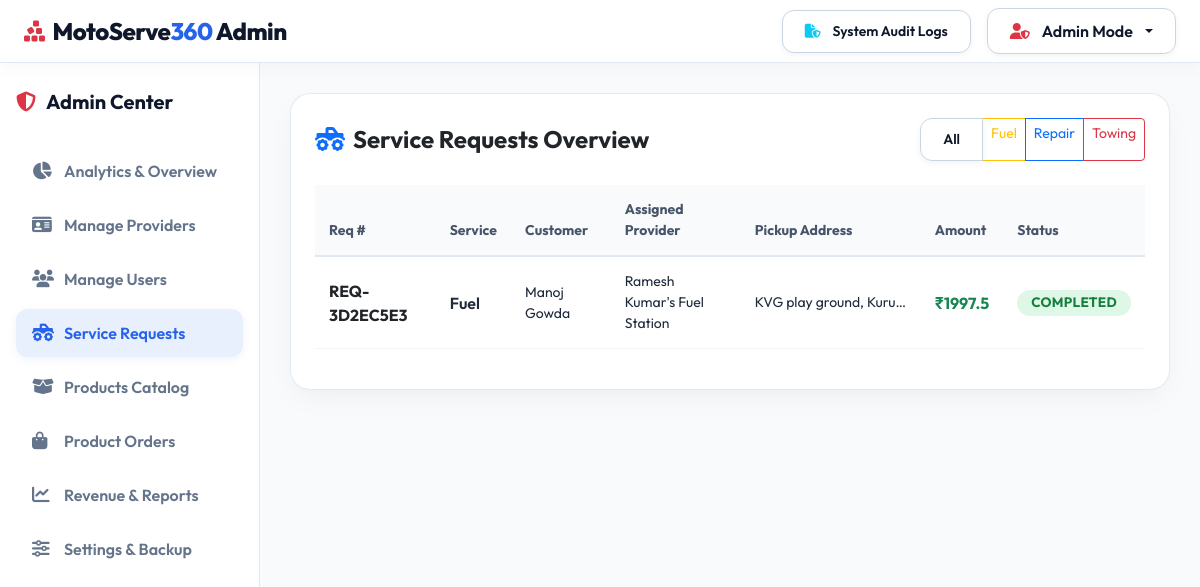
Screenshot of /admin/requests (signed in) with the database file from the repository.
### models/service.py (models this page shows, shortened)
class ServiceRequest(db.Model):
    __tablename__ = 'service_requests'
    id = db.Column(db.Integer, primary_key=True)
    request_number = db.Column(db.String(36), default=lambda: f"REQ-{uuid.uuid4().hex[:8].upper()}", unique=True)
    customer_id = db.Column(db.Integer, db.ForeignKey('users.id'), nullable=False)
    provider_id = db.Column(db.Integer, db.ForeignKey('providers.id'), nullable=True)
    vehicle_id = db.Column(db.Integer, db.ForeignKey('vehicles.id'), nullable=True)
    service_type = db.Column(db.String(20), nullable=False) # 'fuel', 'repair', 'tow'
    status = db.Column(db.String(20), default='pending', nullable=False)
    pickup_address = db.Column(db.String(255), nullable=False)
    locality = db.Column(db.String(100), nullable=True)
    pickup_lat = db.Column(db.Float, nullable=False)
    pickup_lng = db.Column(db.Float, nullable=False)
    provider_name = db.Column(db.String(150), nullable=True)
    provider_lat = db.Column(db.Float, nullable=True)
    provider_lng = db.Column(db.Float, nullable=True)
    provider_address = db.Column(db.String(255), nullable=True)
    provider_phone = db.Column(db.String(50), nullable=True)
    provider_source = db.Column(db.String(20), default='registered') # 'registered' or 'osm'
    distance_km = db.Column(db.Float, nullable=True) # Straight-line distance from customer to provider
    drop_address = db.Column(db.String(255), nullable=True) # Used for towing
    drop_lat = db.Column(db.Float, nullable=True)
    drop_lng = db.Column(db.Float, nullable=True)
    is_emergency = db.Column(db.Boolean, default=False)
    scheduled_at = db.Column(db.DateTime, default=datetime.utcnow)
    service_notes = db.Column(db.Text, nullable=True)
    estimated_fee = db.Column(db.Float, default=0.0)
    final_amount = db.Column(db.Float, default=0.0)
    payment_status = db.Column(db.String(20), default='unpaid') # 'unpaid', 'paid'
    created_at = db.Column(db.DateTime, default=datetime.utcnow)
    updated_at = db.Column(db.DateTime, default=datetime.utcnow, onupdate=datetime.utcnow)
    fuel_detail = db.relationship('FuelDetails', backref='request', uselist=False, cascade="all, delete-orphan")
    repair_detail = db.relationship('RepairDetails', backref='request', uselist=False, cascade="all, delete-orphan")
    tow_detail = db.relationship('TowDetails', backref='request', uselist=False, cascade="all, delete-orphan")
    payments = db.relationship('Payment', backref='service_request', lazy=True)
    chat_messages = db.relationship('ChatMessage', backref='service_request', lazy=True, cascade="all, delete-orphan")
    reviews = db.relationship('Review', backref='service_request', lazy=True)

### models/user.py (models this page shows, shortened)
class User(UserMixin, db.Model):
    __tablename__ = 'users'
    id = db.Column(db.Integer, primary_key=True)
    name = db.Column(db.String(100), nullable=False)
    email = db.Column(db.String(120), unique=True, nullable=False, index=True)
    password_hash = db.Column(db.String(255), nullable=False)
    phone = db.Column(db.String(20), nullable=False)
    role = db.Column(db.String(20), nullable=False, default='customer') # 'customer', 'provider', 'admin'
    avatar = db.Column(db.String(255), default='default_avatar.png')
    license_number = db.Column(db.String(50), nullable=True)
    created_at = db.Column(db.DateTime, default=datetime.utcnow)
    is_active = db.Column(db.Boolean, default=True)
    vehicles = db.relationship('Vehicle', backref='owner', lazy=True, cascade="all, delete-orphan")
    provider_profile = db.relationship('ProviderProfile', backref='user', uselist=False, cascade="all, delete-orphan")
    customer_requests = db.relationship('ServiceRequest', foreign_keys='ServiceRequest.customer_id', backref='customer', lazy=True)
    cart_items = db.relationship('CartItem', backref='user', lazy=True, cascade="all, delete-orphan")
    orders = db.relationship('Order', backref='customer', lazy=True)
    payments = db.relationship('Payment', backref='user', lazy=True)
    notifications = db.relationship('Notification', backref='user', lazy=True, cascade="all, delete-orphan")
    def is_admin(self):
        return self.role == 'admin'
    def is_customer(self):
        return self.role == 'customer'

class ProviderProfile(db.Model):
    __tablename__ = 'providers'
    id = db.Column(db.Integer, primary_key=True)
    user_id = db.Column(db.Integer, db.ForeignKey('users.id'), nullable=False, unique=True)
    provider_type = db.Column(db.String(30), nullable=False) # 'fuel', 'mechanic', 'tow'
    business_name = db.Column(db.String(150), nullable=False)
    license_number = db.Column(db.String(50), nullable=False)
    document_url = db.Column(db.String(255), nullable=True)
    is_online = db.Column(db.Boolean, default=False)
    current_lat = db.Column(db.Float, default=12.9716) # Default Bengaluru coordinates
    current_lng = db.Column(db.Float, default=77.5946)
    rating = db.Column(db.Float, default=5.0)
    total_ratings = db.Column(db.Integer, default=1)
    status = db.Column(db.String(20), default='pending') # 'pending', 'approved', 'rejected', 'suspended'
    created_at = db.Column(db.DateTime, default=datetime.utcnow)
    assigned_requests = db.relationship('ServiceRequest', foreign_keys='ServiceRequest.provider_id', backref='provider_profile', lazy=True)
    reviews = db.relationship('Review', backref='provider_profile', lazy=True)

### routes/admin.py (the view)
@admin_bp.route('/requests')
@login_required
@admin_required
def requests():
    service_filter = request.args.get('service', 'all')
    query = ServiceRequest.query
    if service_filter != 'all':
        query = query.filter_by(service_type=service_filter)
    service_requests = query.order_by(ServiceRequest.created_at.desc()).all()
    return render_template('admin/requests.html', requests=service_requests, service_filter=service_filter)

### routes/admin.py (called while the page is built)
def admin_required(f):
    from functools import wraps
    @wraps(f)
    def decorated_function(*args, **kwargs):
        if not current_user.is_authenticated or not current_user.is_admin():
            flash('Access denied. Admin authorization required.', 'danger')
            return redirect(url_for('auth.login', role='admin'))
        return f(*args, **kwargs)
    return decorated_function

### templates/admin/requests.html (shortened to what this page needs)
{% extends 'admin/base_admin.html' %}
{% block admin_content %}
<div class="glass-card p-4">
  <div class="d-flex justify-content-between align-items-center mb-4">
    <h4 class="fw-bold text-dark mb-0"><i class="fas fa-truck-monster text-primary me-2"></i>Service Requests Overview</h4>
    <div class="btn-group btn-group-sm">
      <a href="{{ url_for('admin.requests', service='all') }}" class="btn btn-white-custom {% if service_filter == 'all' %}active{% endif %}">All</a>
      <a href="{{ url_for('admin.requests', service='fuel') }}" class="btn btn-outline-warning {% if service_filter == 'fuel' %}active{% endif %}">Fuel</a>
      <a href="{{ url_for('admin.requests', service='repair') }}" class="btn btn-outline-primary {% if service_filter == 'repair' %}active{% endif %}">Repair</a>
      <a href="{{ url_for('admin.requests', service='tow') }}" class="btn btn-outline-danger {% if service_filter == 'tow' %}active{% endif %}">Towing</a>
    </div>
  </div>
  {% if requests %}
    <div class="table-responsive">
      <table class="table table-hover align-middle">
        <thead>
          <tr class="text-muted small">
            <th>Req #</th>
            <th>Service</th>
            <th>Customer</th>
            <th>Assigned Provider</th>
            <th>Pickup Address</th>
            <th>Amount</th>
            <th>Status</th>
          </tr>
        </thead>
        <tbody>
          {% for r in requests %}
            <tr>
              <td class="fw-bold text-dark">{{ r.request_number }}</td>
              <td class="text-capitalize fw-semibold">{{ r.service_type }}</td>
              <td class="small">{{ r.customer.name }}</td>
              <td class="small">
                {% if r.provider_profile %}
                  {{ r.provider_profile.business_name }}
                {% else %}
                  <span class="text-warning">Unassigned</span>
                {% endif %}
              </td>
              <td class="small text-truncate" style="max-width: 180px;">{{ r.pickup_address }}</td>
              <td class="fw-bold text-success">₹{{ r.final_amount }}</td>
              <td><span class="badge badge-status badge-{{ r.status }}">{{ r.status }}</span></td>
            </tr>
          {% endfor %}
        </tbody>
      </table>
    </div>
  {% else %}
    <p class="text-muted text-center py-4">No requests found matching the filter.</p>
  {% endif %}
</div>
{% endblock %}

### static/css/style.css (style rules this page uses)
:root { --primary-color: #2563eb; --primary-hover: #1d4ed8; --secondary-color: #64748b; --light-bg: #f8fafc; --light-surface: #ffffff; --light-card: #ffffff; --light-border: #e2e8f0; --dark-bg: #f8fafc; --dark-surface: #ffffff; --dark-card: #ffffff; --dark-border: #e2e8f0; --accent-fuel: #d97706; --accent-repair: #2563eb; --accent-tow: #dc2626; --accent-store: #059669; --text-main: #0f172a; --text-muted: #64748b; --glass-bg: rgba(255, 255, 255, 0.92); --glass-border: rgba(226, 232, 240, 0.9); }
body { font-family: 'Outfit', -apple-system, BlinkMacSystemFont, "Segoe UI", Roboto, sans-serif; background-color: var(--light-bg); color: var(--text-main); min-height: 100vh; display: flex; flex-direction: column; }
.glass-card { background: var(--glass-bg); backdrop-filter: blur(16px); -webkit-backdrop-filter: blur(16px); border: 1px solid var(--glass-border); border-radius: 20px; box-shadow: 0 10px 30px -5px rgba(15, 23, 42, 0.05), 0 4px 6px -2px rgba(15, 23, 42, 0.02); transition: transform 0.25s ease, box-shadow 0.25s ease, border-color 0.25s ease; }
.btn-white, .btn-white-custom { background: #ffffff !important; color: #0f172a !important; border: 1px solid #cbd5e1 !important; font-weight: 600; padding: 10px 22px; border-radius: 12px; box-shadow: 0 2px 6px rgba(15, 23, 42, 0.05); transition: all 0.25s ease; display: inline-flex; align-items: center; gap: 8px; }
.badge-status { padding: 6px 14px; border-radius: 20px; font-size: 0.85rem; font-weight: 700; text-transform: uppercase; letter-spacing: 0.3px; }
.badge-completed { background: rgba(34, 197, 94, 0.15); color: #15803d; }
.table { color: #0f172a; background-color: #ffffff; }
.table th { color: #475569 !important; font-weight: 700; background-color: #f8fafc; border-bottom: 2px solid #e2e8f0; padding: 14px; }
.table td { color: #1e293b; border-bottom: 1px solid #f1f5f9; vertical-align: middle; padding: 14px; }

### rows the page displays
ServiceRequest: request_number "REQ-3D2EC5E3", service_type "Fuel", customer.name "Manoj Gowda", provider_profile.business_name "Ramesh Kumar's Fuel Station", pickup_address "KVG play ground, Kuru…", final_amount "1997.5", status "COMPLETED"
